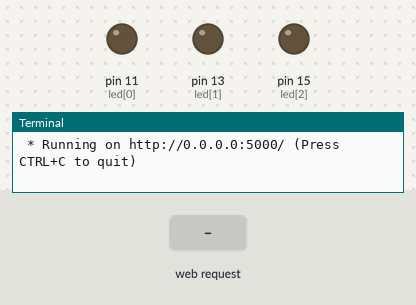
A program run on a simulated Raspberry Pi (header pin numbers). Parts: output pins drawn as LEDs (lit = HIGH), the last lines printed to the terminal. The inputs (shaded band) are chosen by the test bench. The clock reads 2024-03-15 10:24:30 at power-on unless the program sets it; pins used as bus, display or sensor lines are not drawn.

Above: at 1.2 s.
1.3 s: HTTP request for /redled_on received
At 1.9 s:
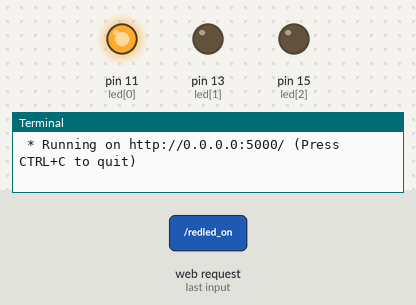
2.8 s: HTTP request for /greenled_on received
At 3.9 s:
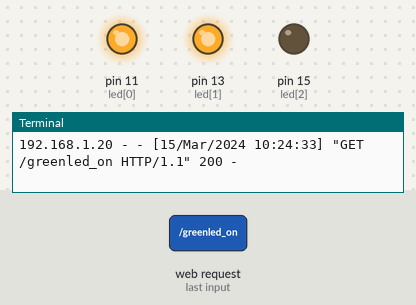
4.8 s: HTTP request for /redled_off received
At 5.8 s:
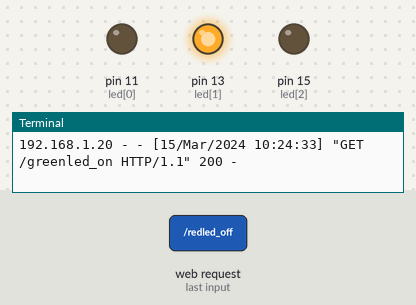
6.3 s: HTTP request for /blueled_on received
At 7.8 s:
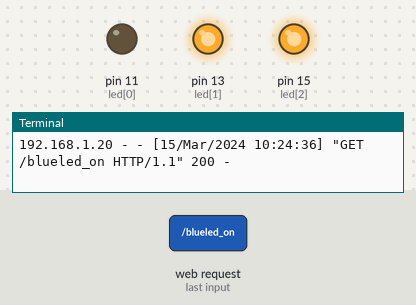
8.3 s: HTTP request for /greenled_off received
At 9.5 s:
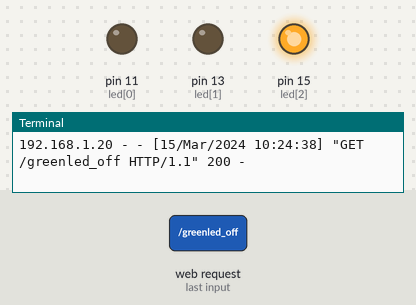
9.8 s: HTTP request for /redled_on received
At 10.8 s:
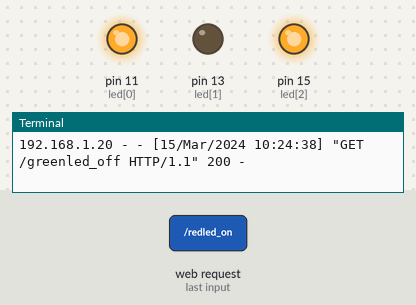
Timing chart, 0 to 12.3 s (numbered marks = the images above; inputs shaded):
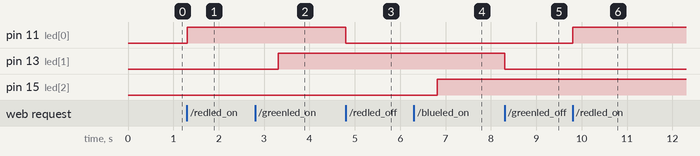

Measured:
- after the input at 1.3 s, pin 11 (led[0]): LOW → HIGH at once
- after the input at 2.8 s, pin 13 (led[1]): LOW → HIGH after 0.51 s
- after the input at 4.8 s, pin 11 (led[0]): HIGH → LOW at once
- after the input at 6.3 s, pin 15 (led[2]): LOW → HIGH after 0.52 s
- after the input at 8.3 s, pin 13 (led[1]): HIGH → LOW at once
- after the input at 9.8 s, pin 11 (led[0]): LOW → HIGH at once

The program:

webserver2.py
```python
import RPi.GPIO as pin
import time
import lcd_interface
pin.setwarnings(False)
pin.setmode(pin.BOARD)
led = (11,13,15)
pin.setup(led,pin.OUT)

from flask import Flask, render_template
app = Flask(__name__)

@app.route('/')
def webserver_html():
	return render_template('webserver_html.html')


#@app.route('/bangalore')
#def bangalore():
#	return 'Hello bangalore'


@app.route('/redled_on')
def ron():
	pin.output(11,pin.HIGH)
	lcd_interface.lstr("red on")
	time.sleep(2)
	lcd_interface.command(0x01)
	return 'bye'

@app.route('/redled_off')
def roff():
	pin.output(11,pin.LOW)
	lcd_interface.lstr("red off")
	time.sleep(2)
	lcd_interface.command(0x01)
	return 'bye'

@app.route('/greenled_on')
def gon():
	pin.output(13,pin.HIGH)
	return 'bye'

@app.route('/greenled_off')
def goff():
	pin.output(13,pin.LOW)
	return 'bye'


@app.route('/blueled_on')
def bon():
	pin.output(15,pin.HIGH)
	return 'bye'

@app.route('/blueled_off')
def boff():
	pin.output(15,pin.LOW)
	return 'bye'


if __name__ == '__main__':
	app.run(debug = True, host = '0.0.0.0')
```

lcd_interface.py
```python
import RPi.GPIO as pin
import time
pin.setwarnings(False)
pin.setmode(pin.BOARD)
dataline = (32,23,19,21,24,26,31,29)
rs = 3
enable = 5


def initlcd():
	pin.setup(dataline,pin.OUT)
	pin.setup(rs,pin.OUT)
	pin.setup(enable,pin.OUT)
	command(0x38)
	command(0x0e)
	command(0x01)
	command(0x80)
	return

def command(cmd):
	"lcd command function"
	for i in range(8):
		if cmd & (1<<i):
			pin.output(dataline[7-i],pin.HIGH)
		else:
			pin.output(dataline[7-i],pin.LOW)
	pin.output(rs,0)
	pin.output(enable,1)
	time.sleep(0.001)
	pin.output(enable,0)
	return

def data(dt2):
	"data function"
	for i in range(8):
		if dt2 & (1<<i):
			pin.output(dataline[7-i],pin.HIGH)
		else:
			pin.output(dataline[7-i],pin.LOW)
	pin.output(rs,1)
	pin.output(enable,1)
	time.sleep(0.001)
	pin.output(enable,0)
	return

def lstr(dt1):
	for j in range(len(dt1)):
		data(ord(dt1[j]))
	return

initlcd()
#while True:
	#x= raw_input("Enter 1 for command and 2 for data")
	#def switcher(x):
	#	switcher = {
	#		1:
	#cd = raw_input("Enter command")
	#command(cd)
	#		2:
	##dt = raw_input("Enter data:")
	##lstr(dt)
	##time.sleep(2)
	##command(0x01)
	#	}
	#	print switcher.get(x, "invalid")
```
